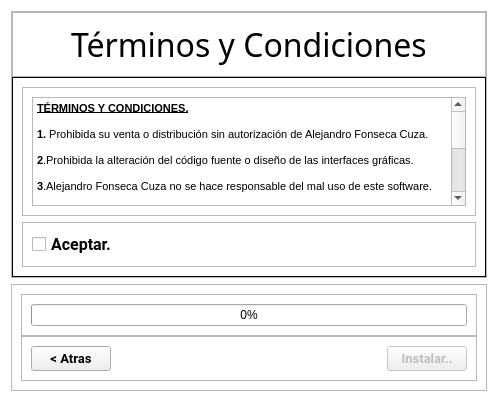
<?xml version="1.0" encoding="UTF-8"?>
<ui version="4.0">
 <class>Form_instalacion_dos</class>
 <widget class="QWidget" name="Form_instalacion_dos">
  <property name="geometry">
   <rect>
    <x>0</x>
    <y>0</y>
    <width>498</width>
    <height>402</height>
   </rect>
  </property>
  <property name="windowTitle">
   <string>Instalación</string>
  </property>
  <property name="windowIcon">
   <iconset resource="helpers.qrc">
    <normaloff>:/img (2).png</normaloff>:/img (2).png</iconset>
  </property>
  <property name="styleSheet">
   <string notr="true">#Form_instalacion_dos{


background-color: rgb(255, 255, 255);
}
#frame_7{
border:1px solid black;
}</string>
  </property>
  <layout class="QVBoxLayout" name="verticalLayout" stretch="3,1">
   <item>
    <widget class="QFrame" name="frame_2">
     <property name="frameShape">
      <enum>QFrame::StyledPanel</enum>
     </property>
     <property name="frameShadow">
      <enum>QFrame::Raised</enum>
     </property>
     <layout class="QVBoxLayout" name="verticalLayout_4" stretch="0,7">
      <property name="spacing">
       <number>0</number>
      </property>
      <property name="leftMargin">
       <number>0</number>
      </property>
      <property name="topMargin">
       <number>0</number>
      </property>
      <property name="rightMargin">
       <number>0</number>
      </property>
      <property name="bottomMargin">
       <number>0</number>
      </property>
      <item>
       <widget class="QFrame" name="frame_6">
        <property name="frameShape">
         <enum>QFrame::StyledPanel</enum>
        </property>
        <property name="frameShadow">
         <enum>QFrame::Raised</enum>
        </property>
        <layout class="QHBoxLayout" name="horizontalLayout_2">
         <item>
          <spacer name="horizontalSpacer_2">
           <property name="orientation">
            <enum>Qt::Horizontal</enum>
           </property>
           <property name="sizeHint" stdset="0">
            <size>
             <width>124</width>
             <height>20</height>
            </size>
           </property>
          </spacer>
         </item>
         <item>
          <widget class="QLabel" name="label">
           <property name="font">
            <font>
             <family>Roboto Bk</family>
             <pointsize>24</pointsize>
            </font>
           </property>
           <property name="text">
            <string>Términos y Condiciones</string>
           </property>
          </widget>
         </item>
         <item>
          <spacer name="horizontalSpacer_3">
           <property name="orientation">
            <enum>Qt::Horizontal</enum>
           </property>
           <property name="sizeHint" stdset="0">
            <size>
             <width>124</width>
             <height>20</height>
            </size>
           </property>
          </spacer>
         </item>
        </layout>
       </widget>
      </item>
      <item>
       <widget class="QFrame" name="frame_7">
        <property name="frameShape">
         <enum>QFrame::StyledPanel</enum>
        </property>
        <property name="frameShadow">
         <enum>QFrame::Raised</enum>
        </property>
        <layout class="QVBoxLayout" name="verticalLayout_5" stretch="5,1">
         <item>
          <widget class="QFrame" name="frame_8">
           <property name="frameShape">
            <enum>QFrame::StyledPanel</enum>
           </property>
           <property name="frameShadow">
            <enum>QFrame::Raised</enum>
           </property>
           <layout class="QVBoxLayout" name="verticalLayout_6">
            <item>
             <widget class="QTextEdit" name="textEdit">
              <property name="enabled">
               <bool>true</bool>
              </property>
              <property name="readOnly">
               <bool>true</bool>
              </property>
              <property name="html">
               <string>&lt;!DOCTYPE HTML PUBLIC &quot;-//W3C//DTD HTML 4.0//EN&quot; &quot;http://www.w3.org/TR/REC-html40/strict.dtd&quot;&gt;
&lt;html&gt;&lt;head&gt;&lt;meta name=&quot;qrichtext&quot; content=&quot;1&quot; /&gt;&lt;style type=&quot;text/css&quot;&gt;
p, li { white-space: pre-wrap; }
&lt;/style&gt;&lt;/head&gt;&lt;body style=&quot; font-family:'MS Shell Dlg 2'; font-size:8.25pt; font-weight:400; font-style:normal;&quot;&gt;
&lt;p style=&quot; margin-top:0px; margin-bottom:0px; margin-left:0px; margin-right:0px; -qt-block-indent:0; text-indent:0px;&quot;&gt;&lt;span style=&quot; font-weight:600; text-decoration: underline;&quot;&gt;TÉRMINOS Y CONDICIONES.&lt;/span&gt;&lt;/p&gt;
&lt;p style=&quot;-qt-paragraph-type:empty; margin-top:0px; margin-bottom:0px; margin-left:0px; margin-right:0px; -qt-block-indent:0; text-indent:0px;&quot;&gt;&lt;br /&gt;&lt;/p&gt;
&lt;p style=&quot; margin-top:0px; margin-bottom:0px; margin-left:0px; margin-right:0px; -qt-block-indent:0; text-indent:0px;&quot;&gt;&lt;span style=&quot; font-weight:600;&quot;&gt;1.&lt;/span&gt; Prohibida su venta o distribución sin autorización de Alejandro Fonseca Cuza.&lt;/p&gt;
&lt;p style=&quot;-qt-paragraph-type:empty; margin-top:0px; margin-bottom:0px; margin-left:0px; margin-right:0px; -qt-block-indent:0; text-indent:0px;&quot;&gt;&lt;br /&gt;&lt;/p&gt;
&lt;p style=&quot; margin-top:0px; margin-bottom:0px; margin-left:0px; margin-right:0px; -qt-block-indent:0; text-indent:0px;&quot;&gt;&lt;span style=&quot; font-weight:600;&quot;&gt;2&lt;/span&gt;.Prohibida la alteración del código fuente o diseño de las interfaces gráficas.&lt;/p&gt;
&lt;p style=&quot;-qt-paragraph-type:empty; margin-top:0px; margin-bottom:0px; margin-left:0px; margin-right:0px; -qt-block-indent:0; text-indent:0px;&quot;&gt;&lt;br /&gt;&lt;/p&gt;
&lt;p style=&quot; margin-top:0px; margin-bottom:0px; margin-left:0px; margin-right:0px; -qt-block-indent:0; text-indent:0px;&quot;&gt;&lt;span style=&quot; font-weight:600;&quot;&gt;3&lt;/span&gt;.Alejandro Fonseca Cuza no se hace responsable del mal uso de este software.&lt;/p&gt;
&lt;p style=&quot;-qt-paragraph-type:empty; margin-top:0px; margin-bottom:0px; margin-left:0px; margin-right:0px; -qt-block-indent:0; text-indent:0px;&quot;&gt;&lt;br /&gt;&lt;/p&gt;
&lt;p style=&quot; margin-top:0px; margin-bottom:0px; margin-left:0px; margin-right:0px; -qt-block-indent:0; text-indent:0px;&quot;&gt;LOS ACUERDOS LEGALES EXPUESTO A CONTINUACIÓN HABLA DEL USO QUE USTED HAGA DE ESTE SOFTWARE.&lt;/p&gt;
&lt;p style=&quot; margin-top:0px; margin-bottom:0px; margin-left:0px; margin-right:0px; -qt-block-indent:0; text-indent:0px;&quot;&gt;(LA UNIVERSIDAD DE ORIENTE Y  EL AUTOR ALEJANDRO NO SE RESPONSABILIZAN DEL USO QUE USTED HAGA CON ESTE SOFTWARE Y SUS SERVICIOS PARA ACEPTAR ESTOS TÉRMINOS HAGA CLIC EN ACEPTO.&lt;/p&gt;
&lt;p style=&quot; margin-top:0px; margin-bottom:0px; margin-left:0px; margin-right:0px; -qt-block-indent:0; text-indent:0px;&quot;&gt;SI USTED NO ACEPTA ESTOS TÉRMINOS .NO UTILICE ÉSTE SOFTWARE.&lt;/p&gt;
&lt;p style=&quot;-qt-paragraph-type:empty; margin-top:0px; margin-bottom:0px; margin-left:0px; margin-right:0px; -qt-block-indent:0; text-indent:0px;&quot;&gt;&lt;br /&gt;&lt;/p&gt;
&lt;p style=&quot; margin-top:0px; margin-bottom:0px; margin-left:0px; margin-right:0px; -qt-block-indent:0; text-indent:0px;&quot;&gt;Para más información sobre esté producto o sirvicio .:&lt;span style=&quot; text-decoration: underline;&quot;&gt; &lt;/span&gt;&lt;span style=&quot; text-decoration: underline; color:#00007f;&quot;&gt;cuzafonsecaalejandro@gmail.com&lt;/span&gt;&lt;/p&gt;&lt;/body&gt;&lt;/html&gt;</string>
              </property>
             </widget>
            </item>
           </layout>
          </widget>
         </item>
         <item>
          <widget class="QFrame" name="frame_9">
           <property name="frameShape">
            <enum>QFrame::StyledPanel</enum>
           </property>
           <property name="frameShadow">
            <enum>QFrame::Raised</enum>
           </property>
           <layout class="QHBoxLayout" name="horizontalLayout_3">
            <item>
             <widget class="QCheckBox" name="checkBox">
              <property name="font">
               <font>
                <family>Roboto</family>
                <pointsize>12</pointsize>
                <weight>75</weight>
                <bold>true</bold>
               </font>
              </property>
              <property name="text">
               <string>Aceptar.</string>
              </property>
             </widget>
            </item>
            <item>
             <spacer name="horizontalSpacer_4">
              <property name="orientation">
               <enum>Qt::Horizontal</enum>
              </property>
              <property name="sizeHint" stdset="0">
               <size>
                <width>497</width>
                <height>20</height>
               </size>
              </property>
             </spacer>
            </item>
           </layout>
          </widget>
         </item>
        </layout>
       </widget>
      </item>
     </layout>
    </widget>
   </item>
   <item>
    <widget class="QFrame" name="frame">
     <property name="frameShape">
      <enum>QFrame::StyledPanel</enum>
     </property>
     <property name="frameShadow">
      <enum>QFrame::Raised</enum>
     </property>
     <layout class="QVBoxLayout" name="verticalLayout_2" stretch="0,0,0">
      <property name="spacing">
       <number>0</number>
      </property>
      <item>
       <widget class="QFrame" name="frame_3">
        <property name="frameShape">
         <enum>QFrame::StyledPanel</enum>
        </property>
        <property name="frameShadow">
         <enum>QFrame::Raised</enum>
        </property>
       </widget>
      </item>
      <item>
       <widget class="QFrame" name="frame_5">
        <property name="frameShape">
         <enum>QFrame::StyledPanel</enum>
        </property>
        <property name="frameShadow">
         <enum>QFrame::Raised</enum>
        </property>
        <layout class="QVBoxLayout" name="verticalLayout_3">
         <item>
          <widget class="QProgressBar" name="progressBar">
           <property name="value">
            <number>0</number>
           </property>
          </widget>
         </item>
        </layout>
       </widget>
      </item>
      <item>
       <widget class="QFrame" name="frame_4">
        <property name="cursor">
         <cursorShape>CrossCursor</cursorShape>
        </property>
        <property name="styleSheet">
         <string notr="true">QFrame{
border:1px solid 
	color: rgb(229, 229, 229);
}</string>
        </property>
        <property name="frameShape">
         <enum>QFrame::StyledPanel</enum>
        </property>
        <property name="frameShadow">
         <enum>QFrame::Raised</enum>
        </property>
        <layout class="QHBoxLayout" name="horizontalLayout">
         <item>
          <widget class="QPushButton" name="pushButton_2">
           <property name="font">
            <font>
             <family>Roboto</family>
             <pointsize>10</pointsize>
             <weight>75</weight>
             <bold>true</bold>
            </font>
           </property>
           <property name="cursor">
            <cursorShape>PointingHandCursor</cursorShape>
           </property>
           <property name="text">
            <string>&lt; Atras</string>
           </property>
          </widget>
         </item>
         <item>
          <spacer name="horizontalSpacer">
           <property name="orientation">
            <enum>Qt::Horizontal</enum>
           </property>
           <property name="sizeHint" stdset="0">
            <size>
             <width>426</width>
             <height>20</height>
            </size>
           </property>
          </spacer>
         </item>
         <item>
          <widget class="QPushButton" name="pushButton">
           <property name="enabled">
            <bool>false</bool>
           </property>
           <property name="font">
            <font>
             <family>Roboto</family>
             <pointsize>10</pointsize>
             <weight>75</weight>
             <bold>true</bold>
            </font>
           </property>
           <property name="cursor">
            <cursorShape>PointingHandCursor</cursorShape>
           </property>
           <property name="text">
            <string>Instalar..</string>
           </property>
          </widget>
         </item>
        </layout>
       </widget>
      </item>
     </layout>
    </widget>
   </item>
  </layout>
 </widget>
 <resources>
  <include location="helpers.qrc"/>
 </resources>
 <connections/>
</ui>
